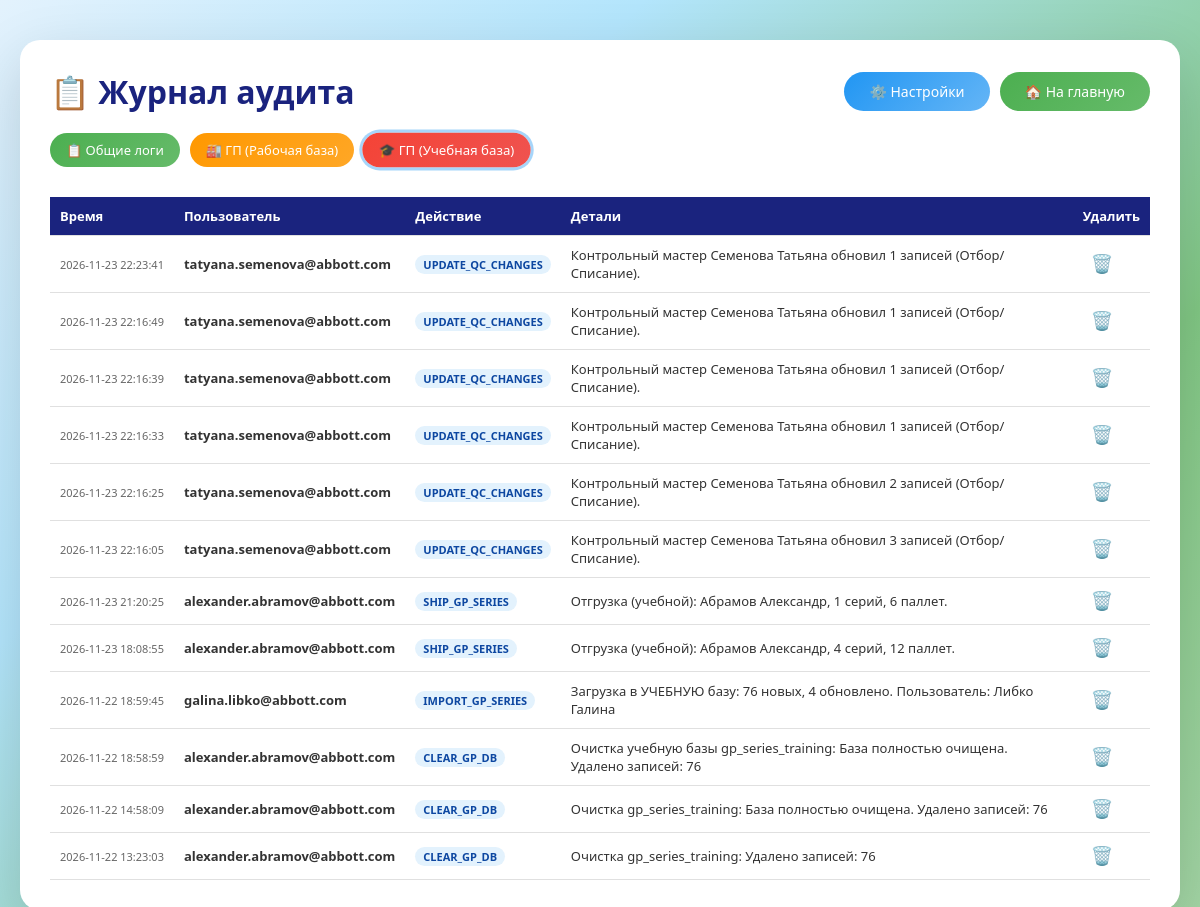
The app's page /view_logs?category=gp_training (signed in), older data.
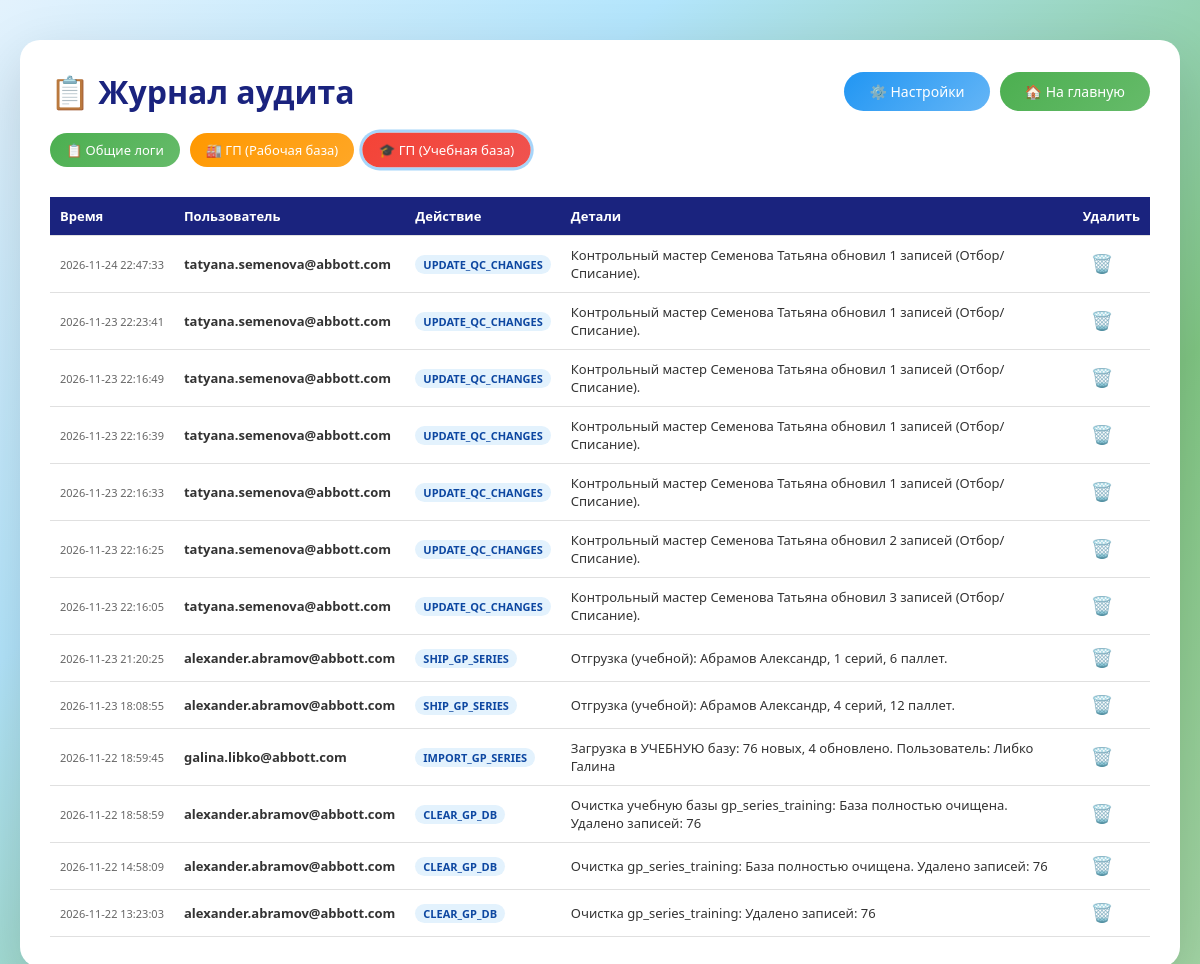
The same page, newer data.
### tables this page shows
CREATE TABLE audit_log (
                    id INTEGER PRIMARY KEY AUTOINCREMENT,
                    user_login TEXT,
                    action TEXT,
                    details TEXT,
                    timestamp TIMESTAMP DEFAULT CURRENT_TIMESTAMP
                , category TEXT DEFAULT 'other');

### app/routes/main.py (the view)
@main_bp.route('/view_logs')
@login_required
def view_logs():
    try:
        db = current_app.config.get('db')
        category = request.args.get('category', 'other')
        if category not in ['other', 'gp_working', 'gp_training']:
            category = 'other'
        logs = db.get_audit_log(500, category_filter=category)
        return render_template('view_logs.html', logs=logs, user_rights=session.get('user_rights'),
                               current_category=category)
    except Exception as e:
        print(f"Ошибка в view_logs: {e}")
        flash('Ошибка загрузки журнала аудита', 'danger')
        return redirect(url_for('main.index'))

### app/models/user_db.py (called while the page is built)
    @contextmanager
    def get_connection(self):
        conn = sqlite3.connect(self.db_file)
        conn.row_factory = sqlite3.Row
        try:
            yield conn
        finally:
            conn.close()

    def get_audit_log(self, limit=100, category_filter=None):
        with self.get_connection() as conn:
            cursor = conn.cursor()
            if category_filter:
                cursor.execute("SELECT * FROM audit_log WHERE category = ? ORDER BY timestamp DESC LIMIT ?",
                               (category_filter, limit))
            else:
                cursor.execute("SELECT * FROM audit_log ORDER BY timestamp DESC LIMIT ?", (limit,))
            return [dict(row) for row in cursor.fetchall()]

### templates/view_logs.html (shortened to what this page needs)
<!DOCTYPE html>
<html lang="ru">
<head>
<link rel="stylesheet" href="{{ url_for('static', filename='css/common.css') }}">
</head>
<body>
<div class="container">
    <h1>
        📋 Журнал аудита
        <div style="display: flex; gap: 10px;">
            <a href="/settings" class="btn btn-secondary">⚙️ Настройки</a>
            <a href="/" class="btn btn-primary">🏠 На главную</a>
        </div>
    </h1>
    <div class="filter-bar">
        <a href="{{ url_for('main.view_logs', category='other') }}"
           class="btn btn-primary {% if current_category == 'other' %}active-filter{% endif %}">
            📋 Общие логи
        </a>
        <a href="{{ url_for('main.view_logs', category='gp_working') }}"
           class="btn btn-settings {% if current_category == 'gp_working' %}active-filter{% endif %}">
            🏭 ГП (Рабочая база)
        </a>
        <a href="{{ url_for('main.view_logs', category='gp_training') }}"
           class="btn btn-danger {% if current_category == 'gp_training' %}active-filter{% endif %}">
            🎓 ГП (Учебная база)
        </a>
    </div>
    <div style="overflow-x: auto;">
        <table>
            <thead>
                <tr>
                    <th>Время</th>
                    <th>Пользователь</th>
                    <th>Действие</th>
                    <th>Детали</th>
                    {% if user_rights == 'Администратор' %}
                    <th>Удалить</th>
                    {% endif %}
                </tr>
            </thead>
            <tbody>
                {% for log in logs %}
                <tr>
                    <td class="timestamp">{{ log.timestamp }}</td>
                    <td><strong>{{ log.user_login }}</strong></td>
                    <td><span class="action-badge">{{ log.action }}</span></td>
                    <td>{{ log.details }}</td>
                    {% if user_rights == 'Администратор' %}
                    <td>
                        <form action="{{ url_for('main.delete_log', log_id=log.id, category=current_category) }}" method="POST" style="margin: 0;" onsubmit="return confirm('Удалить эту запись из журнала?');">
                            <button type="submit" class="delete-btn" title="Удалить запись">🗑️</button>
                        </form>
                    </td>
                    {% endif %}
                </tr>
                {% else %}
                <tr>
                    <td colspan="5" style="text-align: center; color: #999; padding: 20px;">Записей в этой категории пока нет.</td>
                </tr>
                {% endfor %}
            </tbody>
        </table>
    </div>
</div>
</body>
</html>

### static/css/common.css (style rules this page uses)
* { margin: 0; padding: 0; box-sizing: border-box; }
body { font-family: 'Segoe UI', Tahoma, Geneva, Verdana, sans-serif; min-height: 100vh; background: linear-gradient(135deg, #e3f2fd 0%, #b3e5fc 30%, #81c784 70%, #a5d6a7 100%); padding: 20px; color: #333; }
.btn { padding: 10px 25px; border: none; border-radius: 50px; font-size: 14px; font-weight: 500; cursor: pointer; text-decoration: none; display: inline-block; transition: all 0.3s ease; }
.btn-primary { background: linear-gradient(135deg, #4caf50, #66bb6a); color: white; }
.btn-secondary { background: linear-gradient(135deg, #2196f3, #64b5f6); color: white; }
.btn-danger { background: linear-gradient(135deg, #f44336, #ef5350); color: white; }
.btn-settings { background: linear-gradient(135deg, #ff9800, #ffa726); color: white; }

### templates/view_logs.html (style rules this page uses)
.container { max-width: 1200px; margin: 20px auto; background: white; border-radius: 20px; padding: 30px; box-shadow: 0 20px 60px rgba(0, 0, 0, 0.15); }
h1 { color: #1a237e; margin-bottom: 20px; display: flex; justify-content: space-between; align-items: center; flex-wrap: wrap; gap: 10px; }
table { width: 100%; border-collapse: collapse; font-size: 13px; margin-top: 15px; }
th, td { padding: 10px; text-align: left; border-bottom: 1px solid #e0e0e0; }
th { background: #1a237e; color: white; position: sticky; top: 0; z-index: 10; }
.delete-btn { background: none; border: none; color: #f44336; font-size: 18px; cursor: pointer; padding: 2px 8px; border-radius: 4px; transition: all 0.2s; }
.timestamp { font-size: 11px; color: #666; white-space: nowrap; }
.action-badge { display: inline-block; padding: 2px 8px; border-radius: 10px; font-size: 11px; font-weight: bold; background: #e3f2fd; color: #0d47a1; }
.filter-bar { display: flex; gap: 10px; margin-bottom: 15px; flex-wrap: wrap; }
.filter-bar .btn { font-size: 13px; padding: 8px 16px; }
.filter-bar .btn.active-filter { box-shadow: 0 0 0 3px rgba(33,150,243,0.4); transform: scale(1.02); }

Row changes from the older to the newer data that the page shows:
added audit_log: timestamp "2026-11-24 22:47:33", user_login "tatyana.semenova@abbott.com", action "UPDATE_QC_CHANGES", details "Контрольный мастер Семенова Татьяна обновил 1 записей (Отбор/Списание)."
